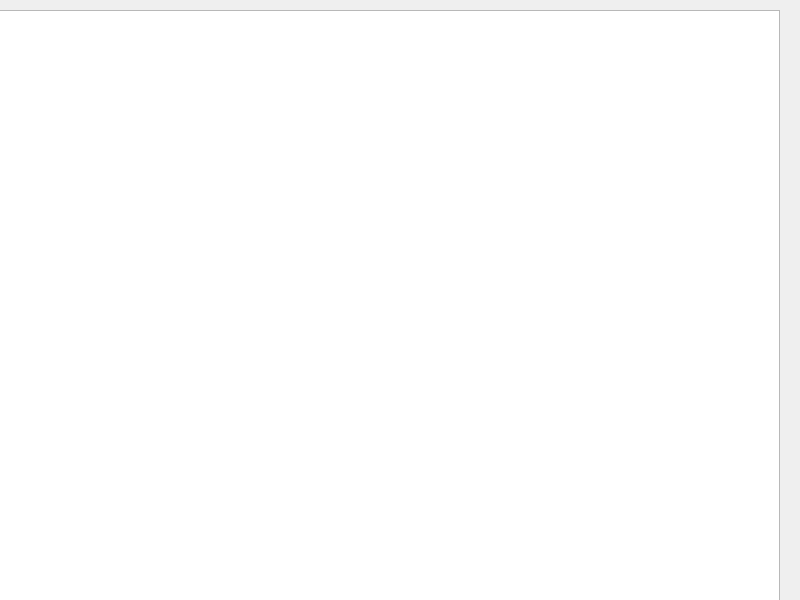
<?xml version="1.0" encoding="UTF-8"?>
<ui version="4.0">
 <class>about</class>
 <widget class="QDialog" name="about">
  <property name="geometry">
   <rect>
    <x>0</x>
    <y>0</y>
    <width>800</width>
    <height>600</height>
   </rect>
  </property>
  <property name="windowTitle">
   <string>About</string>
  </property>
  <property name="windowIcon">
   <iconset resource="recources.qrc">
    <normaloff>:/images/icon.ico</normaloff>:/images/icon.ico</iconset>
  </property>
  <widget class="QGraphicsView" name="graphicsView">
   <property name="geometry">
    <rect>
     <x>-20</x>
     <y>10</y>
     <width>800</width>
     <height>600</height>
    </rect>
   </property>
   <property name="styleSheet">
    <string notr="true">background-image: url(:/images/dev.png);
background-repeat: no-repeat;

</string>
   </property>
  </widget>
  <widget class="QPushButton" name="back">
   <property name="geometry">
    <rect>
     <x>20</x>
     <y>50</y>
     <width>71</width>
     <height>61</height>
    </rect>
   </property>
   <property name="styleSheet">
    <string notr="true">background-image: url(:/images/arrow-right.png);
background-repeat: no-repeat;
border: 0;
</string>
   </property>
   <property name="text">
    <string/>
   </property>
  </widget>
 </widget>
 <resources>
  <include location="recources.qrc"/>
 </resources>
 <connections/>
</ui>
